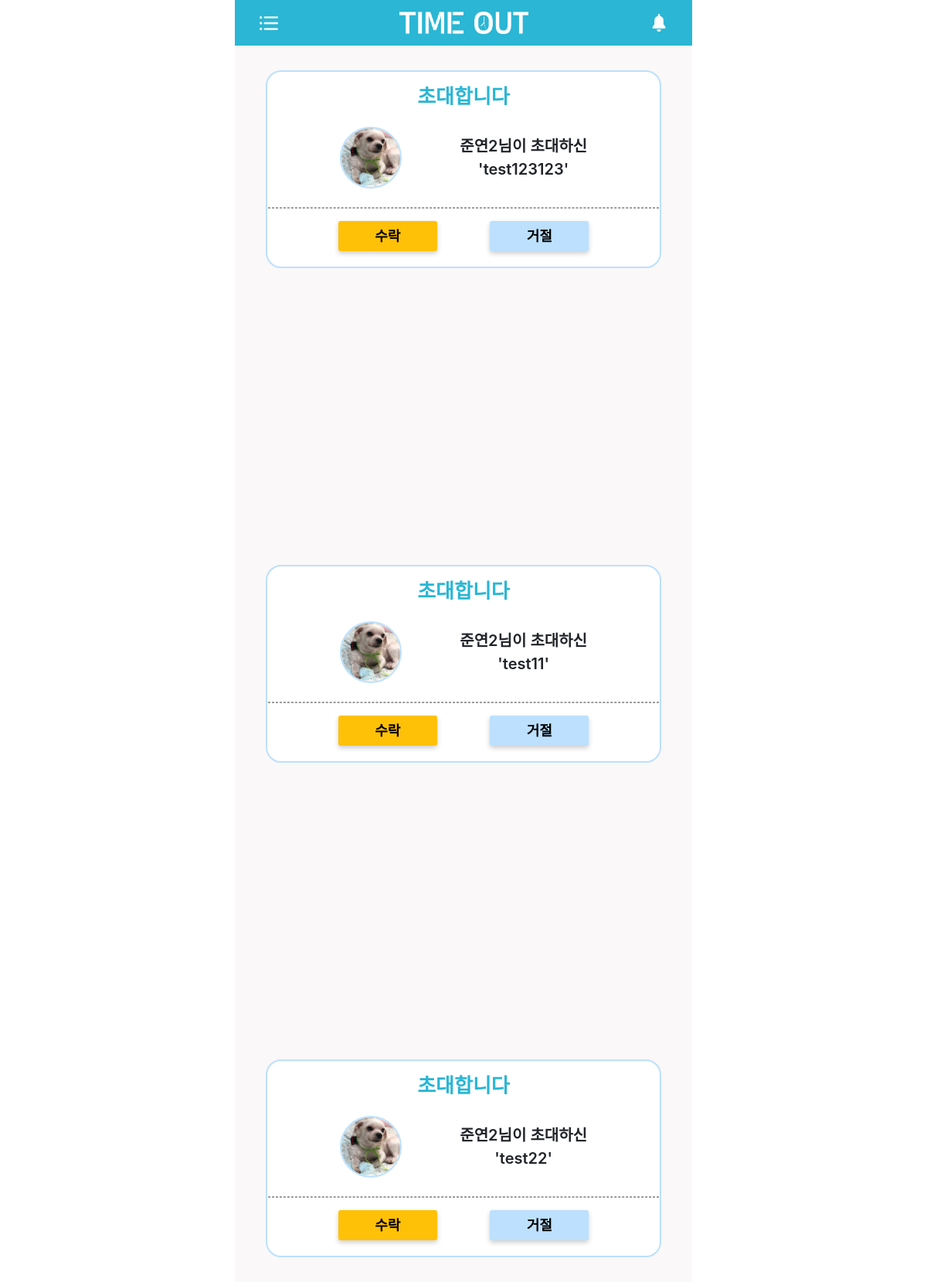
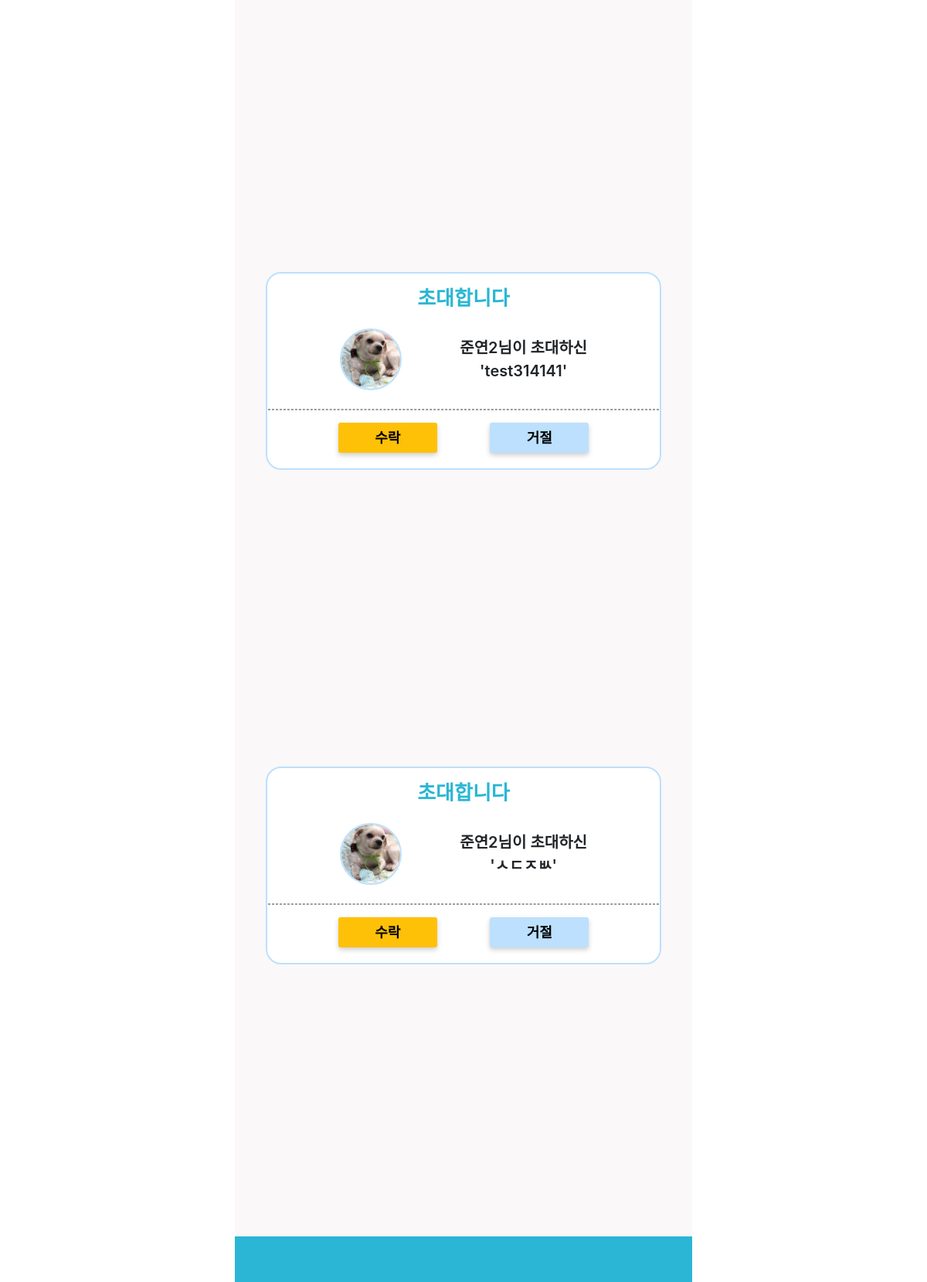
The page /check/ (signed in) on the database as committed earlier (2 pictures, top to bottom).
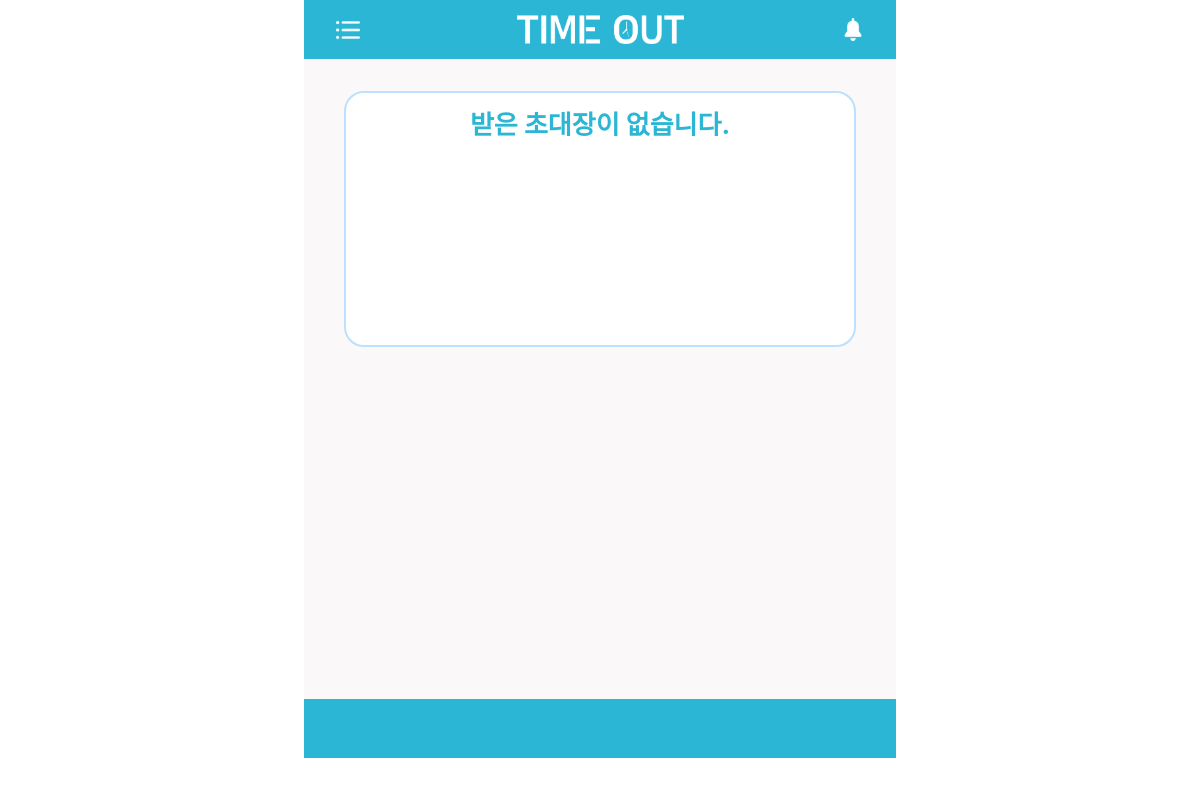
The same page on the database as committed later.
### mainapp/models.py (models this page shows, shortened)
class Invite(models.Model):
    title = models.CharField(max_length=100, null=True, blank=True)
    send = models.CharField(max_length=100)
    check = models.BooleanField(null=True, blank=True)
    receive = models.CharField(max_length=100)

### mainapp/views.py (the view)
# urls.py: path('check/', mainapp.views.check, name='check'),
def check(request):
    inv_list=[]
    invitations = Invite.objects.all()
    us = User_account.objects.get(name = request.user)
    for inv in invitations:
        if inv.receive == us.nickname:
            inv_list.append(inv)
    return render(request, 'check.html', {'inv_list':inv_list})

### mainapp/templates/check.html (shortened to what this page needs)
<!DOCTYPE html>
<html lang="en">
<head>
    <link href="../static/css/check.css" rel="stylesheet">
    <link rel="stylesheet" href="https://stackpath.bootstrapcdn.com/bootstrap/4.3.1/css/bootstrap.min.css"
>
</head>
<body>
    <div class="head-bar">
        <img id="icon1" src="../static/img/list.png" alt="">
        <img id="logo" src="../static/img/로고화이트.png" alt="">
        <img id="icon2" src="../static/img/bell.png" alt="">
    </div>
    {% if not inv_list %}
    <div class="middle">
        <div class="card">
            <h1 id="title">받은 초대장이 없습니다.</h1>
        </div>
    </div>
    {% else %}
    {% for inv in inv_list %}
    <div class="middle">
        <div class="card">
            <h1 id="title">초대합니다</h1>
            <div class="info">
                <img id="simg" src="../static/img/계정이미지.jpg" alt="">
                <p id="content">{{inv.send}}님이 초대하신<br>'{{inv.title}}'</p>
            </div>
            <hr class="line">
            <div class="button">
                <a href='{% url "yes" inv.id %}'><button id="accept"><span style="font-size: 18px; font-weight:bold; color:black;">수락</span></button></a>
                <a href='{% url "no" %}'><button id="reject"><span style="font-size: 18px; font-weight:bold; color:black;">거절</span></button></a>
            </div>
        </div>
    </div>
    {% endfor %}
    {% endif %}
    <div class="foot-bar">
    </div>
</body>
</html>

### mainapp/static/css/check.css (style rules this page uses)
@media screen and (min-width:550px) { .head-bar { height: 3.7rem; background-color: rgb(42 182 212); display: flex; justify-content: space-between; width: 37rem; align-items: center; text-align: center; margin: 0 auto; } }
@media screen and (min-width:550px) { #icon1 { width: auto; height: 1.5rem; margin-left:2rem; } }
@media screen and (min-width:550px) { #logo { width: auto; height: 1.8rem; } }
@media screen and (min-width:550px) { #icon2 { width: auto; height: 1.4rem; margin-right:2rem; } }
@media screen and (min-width:550px) { .middle { display: flex; height: 40rem; background-color: #faf8f8; width: 37rem; margin: 0 auto; } }
@media screen and (min-width:550px) { .middle .card { width: 32rem; height: 16rem; margin: 0 auto; margin-top: 2rem; align-items: center; border: 2px solid rgb(188 224 253); background-color: white; border-radius: 20px; } }
@media screen and (min-width:550px) { .card #title { margin-top: 1rem; margin-bottom: 1rem; font-size: 26px; font-weight: bold; color: rgb(42 182 212); } }
@media screen and (min-width:550px) { .foot-bar { height: 3.7rem; background-color: rgb(42 182 212); display: flex; justify-content: space-between; width: 37rem; align-items: center; margin: 0 auto; } }

Rows that differ between the two databases and show on the page:
removed Invite: send "준연2", title "test123123"
removed Invite: send "준연2", title "test11"
removed Invite: send "준연2", title "test22"
removed Invite: send "준연2", title "test314141"
removed Invite: send "준연2", title "ㅅㄷㅈㅄ"
Other text that changed with them:
text now shown: "받은 초대장이 없습니다."
